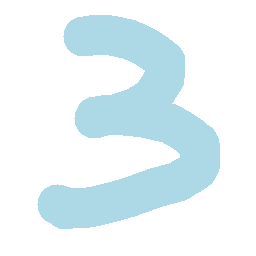
#> input picture CS534/first.bmp, 256 x 256 px
$ python -i feature_extraction.py   (imports and definitions only)   (Python 2 division)
#> lines starting #> are read from the running program, lines starting #| are printed output that depends on the picture; after the words box and inside, x2 and y2 are one past the last pixel; in counts of white or black regions, pixels touching at a corner belong together
#-------------------------------------------------------------------------------
# Name:        feature extraction
# Purpose:
#
# Author:      Hongzhang
#
# Created:     19/04/2016
# Copyright:   (c) Administrator 2016
# Licence:     <your licence>
#-------------------------------------------------------------------------------
import copy
import numpy as np
import imageprocessing
from skimage import filter as ff, io
from skimage.morphology import skeletonize
from skimage.transform import resize


class feature_extraction(object):

    def __init__(self, imagedata):
        self.p = imagedata
        image_ratio = self.preprocessing()
        self.image = image_ratio[0]
        self.ratio = image_ratio[1]
        # print self.image.shape
        # print self.ratio

    def profiling(self):
        image = resize(self.image, (257, 257))
        edges = ff.canny(image)
        edges = skeletonize(edges)
        edges = edges.astype(int)
        edges = edges[1:256, 1:256]

        lt = self.feature_extraction_profiling(edges, 2, 5)
        profiling = lt.ravel()
        return np.append(profiling, [float(self.ratio)/10])

    def direction_skeleton(self):
        edges = ff.canny(self.image)
        edges = skeletonize(edges)
        edges = edges.astype(int)
        edges = edges[1:251, 1:251]
        zones = self.zoning(edges)
        for i in zones:
            self.line_segmentation(i)
        direction = self.direction_transfer(self.count_common(zones))

        return np.append(direction, [float(self.ratio)/10])

    def direction(self):
        edges = skeletonize(self.image)
        edges = edges.astype(int)
        edges = edges[1:251, 1:251]
        zones = self.zoning(edges)
        for i in zones:
            self.line_segmentation(i)
        direction = self.direction_transfer(self.count_common(zones))

        return np.append(direction, [float(self.ratio)/10])
        # return self.count_common(zones)

    def density(self):
        density = []
        zones = self.zoning(self.image)
        for k in zones:
            count = 0
            for i in range(k.shape[0]):
                for j in range(k.shape[1]):
                    if k[i][j] != 0:
                        count += 1
            density.append(float(count)/(k .shape[0]*k.shape[1]))
        return np.append(density, [float(self.ratio)/10])

    def combine_p_ds(self):
        return np.concatenate((self.profiling(), np.array(self.direction_skeleton())))

    def combine_p_d(self):
        return np.concatenate((self.profiling(), np.array(self.direction())))

    def combine_p_density(self):
        return np.concatenate((self.profiling(), np.array(self.density())))

    def combine_all(self):
        return np.concatenate((self.profiling(), np.array(self.density()),np.array(self.direction())))

    def combine_alls(self):
        return np.concatenate((self.profiling(), np.array(self.density()), np.array(self.direction_skeleton())))

    def combine_dd(self):
        return np.concatenate((np.array(self.density()), np.array(self.direction())))

    def count_common(self,zones):
        direction_feature = []
        for i in zones:
            num_2 = list(i.ravel()).count(2)
            num_3 = list(i.ravel()).count(3)
            num_4 = list(i.ravel()).count(4)
            num_5 = list(i.ravel()).count(5)
            list_a = [(num_2,2), (num_3,3), (num_4,4), (num_5,5)]
            list_a.sort()
            if list_a[3][0] != 0:
                direction_feature.append(list_a[3][1])
            else:
                direction_feature.append(0)
            if list_a[2][0] != 0:
                direction_feature.append(list_a[2][1])
            else:
                direction_feature.append(0)
        return direction_feature

    def direction_transfer(self, direction_feature):
        direction = np.zeros(len(direction_feature)*4)
        for i in range(len(direction_feature)):
            if direction_feature[i] == 2:
                direction[4*i] = 1
            if direction_feature[i] == 3:
                direction[4 * i + 1] = 1
            if direction_feature[i] == 4:
                direction[4 * i + 2] = 1
            if direction_feature[i] == 5:
                direction[4 * i + 3] = 1
        return direction

    def preprocessing(self):
        p = resize(self.p, (256, 256))
        image = np.zeros(shape=(258, 258))
        image[1:257, 1:257] = p
        image_ratio = self.universe(image)
        image = image_ratio[0]
        ratio = image_ratio[1]
        image = resize(image, (252, 252))
        return image, ratio

    def universe(self, image):
        up = 0
        bottom = 0
        right = 0
        left = 0

        for i in range(256):
            for j in range(256):
                if image[i][j] != 0:
                    bottom = i
                    break
        i = 0
        j = 0
        for i in reversed(range(256)):
            for j in range(256):
                if image[i][j] != 0:
                    up = i
                    break
        i = 0
        j = 0
        for j in range(256):
            for i in range(256):
                if image[i][j] != 0:
                    right = j
                    break
        i = 0
        j = 0
        for j in reversed(range(256)):
            for i in range(256):
                if image[i][j] != 0:
                    left = j
                    break
        up = up-1
        bottom = bottom+2
        left = left-1
        right = right +2
        crop_image = image[up: bottom, left:right]
        if bottom - up >= right - left:
            a = bottom - up
            result_image = np.zeros(shape=(a,a))
            result_image[0: result_image.shape[0], (a - crop_image.shape[1])/2: (a - crop_image.shape[1])/2+crop_image.shape[1]] = crop_image
        if right - left > bottom - up:
            b = right - left
            result_image = np.zeros(shape=(b, b))
            result_image[(b - crop_image.shape[0])/2: (b - crop_image.shape[0])/2+crop_image.shape[0], 0: result_image.shape[0]] = crop_image
        ratio = float(bottom - up)/(right - left)
        return result_image, ratio

    def zoning(self, image):
        zone_parts = []

        a = image.shape[0] / 3
        b = image.shape[1] / 3

        zone_parts.append(image[0:a, 0:b])
        zone_parts.append(image[0:a, b:2 * b])
        zone_parts.append(image[0:a, 2 * b:image.shape[1]])
        zone_parts.append(image[a:2 * a, 0:b])
        zone_parts.append(image[a:2 * a, b:2 * b])
        zone_parts.append(image[a:2 * a, 2 * b:image.shape[1]])
        zone_parts.append(image[2 * a:image.shape[0], 0:b])
        zone_parts.append(image[2 * a:image.shape[0], b:2 * b])
        zone_parts.append(image[2 * a:image.shape[0], 2 * b:image.shape[1]])
        return zone_parts

    def check_state(self, image, x, y):
        if image[y][x] == 0:
            return None
        adajacent = [((x - 1, y - 1), 1), ((x, y - 1), 2), ((x + 1, y - 1), 3), ((x - 1, y), 4), ((x + 1, y), 6),
                     ((x - 1, y + 1), 7), ((x, y + 1), 8), ((x + 1, y + 1), 9)]
        neighbor_count = 0
        neigbbor_label = []
        for i in range(len(adajacent)):
            if 0 <= adajacent[i][0][0] < image.shape[1] and 0 <= adajacent[i][0][1] < image.shape[0]:
                if image[adajacent[i][0][1]][adajacent[i][0][0]] != 0:
                    neighbor_count += 1
                    neigbbor_label.append(adajacent[i][1])

        if neighbor_count == 1:
            return 'stater'

        elif neighbor_count == 2:
            return 'normal'

        elif neighbor_count == 3:
            if neigbbor_label == [1, 9, 7] or neigbbor_label == [1, 9, 3] or neigbbor_label == [3, 7, 1] or neigbbor_label == [3, 7, 9] or neigbbor_label == [4, 6, 2] or neigbbor_label == [4, 6, 8] or neigbbor_label == [2, 8, 4] or neigbbor_label == [2, 8, 6]:
                return 'intersection'

        elif neighbor_count == 4:
            for i in neigbbor_label:
                if i == 1:
                    if 2 not in neigbbor_label and 4 not in neigbbor_label:
                        return 'intersection'
                if i == 2:
                    if 1 not in neigbbor_label and 3 not in neigbbor_label:
                        return 'intersection'
                if i == 3:
                    if 2 not in neigbbor_label and 6 not in neigbbor_label:
                        return 'intersection'
                if i == 4:
                    if 1 not in neigbbor_label and 7 not in neigbbor_label:
                        return 'intersection'
                if i == 6:
                    if 3 not in neigbbor_label and 9 not in neigbbor_label:
                        return 'intersection'
                if i == 7:
                    if 4 not in neigbbor_label and 8 not in neigbbor_label:
                        return 'intersection'
                if i == 8:
                    if 7 not in neigbbor_label and 9 not in neigbbor_label:
                        return 'intersection'
                if i == 9:
                    if 6 not in neigbbor_label and 8 not in neigbbor_label:
                        return 'intersection'
        elif neighbor_count >= 5:
            return 'intersection'

    def traverse(self, image, intersection, x, y, minor, direction):
        # print "x,y,direction:", x,y,direction
        adajacent = [((x - 1, y - 1), 5), ((x, y - 1), 2), ((x + 1, y - 1), 3), ((x - 1, y), 4), ((x + 1, y), 4),
                     ((x - 1, y + 1), 3), ((x, y + 1), 2), ((x + 1, y + 1), 5)]
        neighbor_count = 0
        neighbors = []
        image[y][x] = direction
        # print image[y][x]
        count = 0
        new_x = -1
        new_y = -1

        for i in range(len(adajacent)):
            if 0 <= adajacent[i][0][0] < image.shape[1] and 0 <= adajacent[i][0][1] < image.shape[0]:
                if image[adajacent[i][0][1]][adajacent[i][0][0]] != 0:
                    neighbor_count += 1
                    neighbors.append(adajacent[i])

        if (x, y) in intersection:
            for j in neighbors:
                if image[j[0][1]][j[0][0]] == 1:
                    minor.append((j[0][0], j[0][1]))
                    return
        # print neigbbors
        for x in neighbors:
            if x[1] != direction and image[x[0][1]][x[0][0]] == 1:
                minor.append((x[0][0], x[0][1]))
            if x[1] == direction:
                count += 1

                if image[x[0][1]][x[0][0]] == 1:
                    image[x[0][1]][x[0][0]] = direction
                    new_x = x[0][0]
                    new_y = x[0][1]
        if count == 1:
            return
        if new_x == -1 or new_y == -1:
            # print x
            return
        self.traverse(image, intersection, new_x, new_y, minor, direction)

        if neighbor_count == 1:
            image[adajacent[i][0][1]][adajacent[i][0][0]] == direction
            return

    def find_line(self, image, staters, minor_staters, intersection):
        # print staters

        for a in staters:

            x = a[0]
            y = a[1]

            # print (x,y)

            next_x = -1
            next_y = -1
            adajacent = [((x - 1, y - 1), 5), ((x, y - 1), 2), ((x + 1, y - 1), 3), ((x - 1, y), 4), ((x + 1, y), 4),
                         ((x - 1, y + 1), 3), ((x, y + 1), 2), ((x + 1, y + 1), 5)]
            for i in range(len(adajacent)):
                if 0 <= adajacent[i][0][0] < image.shape[1] and 0 <= adajacent[i][0][1] < image.shape[0]:
                    if image[adajacent[i][0][1]][adajacent[i][0][0]] > 1:
                        back = adajacent[i][1]
                    if image[adajacent[i][0][1]][adajacent[i][0][0]] == 1:
                        next_x = adajacent[i][0][0]
                        next_y = adajacent[i][0][1]
                        direction = adajacent[i][1]
                        break
            if next_x == -1 or next_y == -1:
                image[y][x] = back

                continue
            # print next_x, next_y,direction
            image[y][x] = direction
            self.traverse(image, intersection, next_x, next_y, minor_staters, direction)

    def line_segmentation(self, image):
        staters = []
        intersection = []
        minor_staters = []

        for i in range(image.shape[0]):
            for j in range(image.shape[1]):
                pixel_type = self.check_state(image, j, i)

                if pixel_type == 'stater':
                    staters.append((j, i))

                if pixel_type == 'intersection':
                    intersection.append((j, i))

        self.find_line(image, staters, minor_staters, intersection)
        minor_staters = set(minor_staters)
        minor_staters = list(minor_staters)

        while len(minor_staters):
            staters = copy.deepcopy(minor_staters)
            del minor_staters[:]

            self.find_line(image, staters, minor_staters, intersection)
            minor_staters = set(minor_staters)
            minor_staters = list(minor_staters)

    def feature_extraction_profiling(self, image, max, samples):

        lt_lr = np.zeros(shape=(image.shape[0], max))

        left_to_right = np.zeros(shape=(image.shape[0] / samples, max))

        lt_rl = np.zeros(shape=(image.shape[0], max))

        right_to_left = np.zeros(shape=(image.shape[0] / samples, max))

        lt_td = np.zeros(shape=(image.shape[1], max))

        top_to_down = np.zeros(shape=(image.shape[1] / samples, max))

        lt_dt = np.zeros(shape=(image.shape[1], max))

        down_to_top = np.zeros(shape=(image.shape[1] / samples, max))

        for i in range(image.shape[0]):
            n = 0
            for j in range(image.shape[1]):
                if j - 1 >= 0:
                    if image[i][j] == 1 and image[i][j - 1] != 1:
                        if n < max:
                            lt_lr[i][n] = float(j) / image.shape[1]
                            n += 1
        a = 0
        b = 0
        while a + samples <= 250:
            left_to_right[b] = np.mean(lt_lr[a:a + samples], axis=0)
            a += samples
            b += 1

        i = 0
        j = 0
        for i in range(image.shape[0]):
            n = 0
            for j in reversed(range(image.shape[1])):
                if j + 1 < image.shape[1]:
                    if image[i][j] == 1 and image[i][j + 1] != 1:
                        if n < max:
                            lt_rl[i][n] = float(j) / image.shape[1]
                            n += 1
        a = 0
        b = 0
        while a + samples <= 250:
            right_to_left[b] = np.mean(lt_rl[a:a + samples], axis=0)
            a += samples
            b += 1

        i = 0
        j = 0
        for i in range(image.shape[1]):
            n = 0
            for j in range(image.shape[0]):
                if j - 1 >= 0:
                    if image[j][i] == 1 and image[j - 1][i] != 1:
                        if n < max:
                            lt_td[i][n] = float(j) / image.shape[0]
                            n += 1
        a = 0
        b = 0
        while a + samples <= 150:
            top_to_down[b] = np.mean(lt_td[a:a + samples], axis=0)
            a += samples
            b += 1

        i = 0
        j = 0
        for i in range(image.shape[1]):
            n = 0
            for j in reversed(range(image.shape[0])):
                if j + 1 < image.shape[0]:
                    if image[j][i] == 1 and image[j + 1][i] != 1:
                        if n < max:
                            lt_dt[i][n] = float(j) / image.shape[0]
                            n += 1
        a = 0
        b = 0
        while a + samples <= 150:
            down_to_top[b] = np.mean(lt_dt[a:a + samples], axis=0)
            a += samples
            b += 1

        # return lt_td
        return np.concatenate((left_to_right, right_to_left, top_to_down, down_to_top))


#asd = feature_extraction("trainningdata/6-0.bmp")
# asds= asd.zoning(asd.image)
#
# io.imshow(asd.image)
# io.show()


# # # print asd.density()
# # # np.savetxt('33',asd.direction(),fmt='%d')
# # # print type(asd.profiling())
# # # print type(asd.direction_skeleton())
# np.savetxt('profiling',asd.profiling(),fmt='%f')
# # np.savetxt('direction_skeleton',asd.direction_skeleton(),fmt='%f')
# np.savetxt('direction', asd.direction(), fmt='%f')
# np.savetxt('density',asd.density(),fmt='%f')
# # np.savetxt('combine_pd',asd.combine_p_d(),fmt='%f')
# # np.savetxt('combine_pden',asd.combine_p_density(),fmt='%f')
# # np.savetxt('combine_pds',asd.combine_p_ds(),fmt='%f')
# np.savetxt('combine_all',asd.combine_all(),fmt='%f')

>>> import cv2
>>> picture = cv2.imread('first.bmp', cv2.IMREAD_GRAYSCALE)
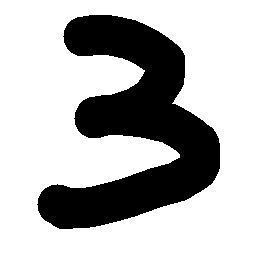
#> picture: shape (256, 256); values 205 (black) and 255 (white), 71.5% white; 1 black region, box (x1, y1, x2, y2) and area: (37, 15, 220, 229) 18704
>>> result = feature_extraction(picture).combine_p_ds()
#> in preprocessing, `image[1:257, 1:257] = p`:
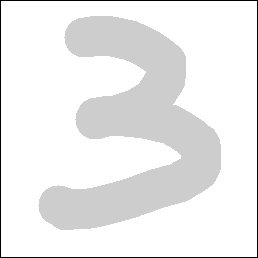
#> image: shape (258, 258) float64; min 0, max 1, mean 0.929
#> in preprocessing, `ratio = image_ratio[1]`: ratio = 1
#> in profiling, `edges = ff.canny(image)`: edges: shape (257, 257) bool; 2.3% white in thin lines or dots
#> in profiling, `edges = skeletonize(edges)`:
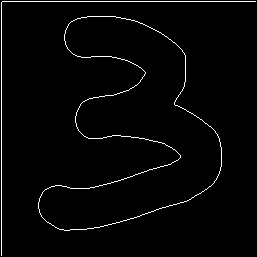
#> edges: shape (257, 257) bool; 2.1% white in thin lines or dots
#> in profiling, `edges = edges.astype(int)`: edges: shape (257, 257) int64; values 0 (black) and 1 (white), 2.1% white in thin lines or dots
#> in profiling, `edges = edges[1:256, 1:256]`:
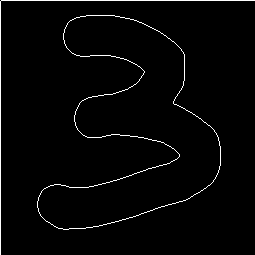
#> edges: shape (255, 255) int64; values 0 (black) and 1 (white), 2.2% white in thin lines or dots
#> in profiling, `lt = self.feature_extraction_profiling(edges, 2, 5)`: lt = 204 pairs, first value 0 to 0.897, second value 0 to 0.891
#> in profiling, `profiling = lt.ravel()`: profiling = 408 values, max 0.897 at index 332, min 0 at index 1, mean 0.349
#> in direction_skeleton, `edges = ff.canny(self.image)`:
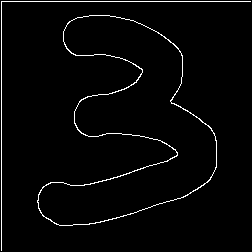
#> edges: shape (252, 252) bool; 2.4% white in thin lines or dots
#> in direction_skeleton, `edges = skeletonize(edges)`:
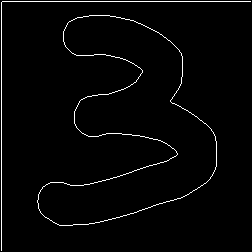
#> edges: shape (252, 252) bool; 2.2% white in thin lines or dots
#> in direction_skeleton, `edges = edges[1:251, 1:251]`:
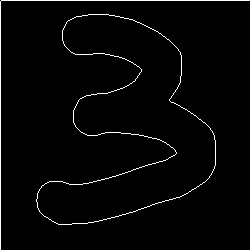
#> edges: shape (250, 250) int64; values 0 (black) and 1 (white), 2.2% white in thin lines or dots
#> in direction_skeleton, `zones = self.zoning(edges)`: zones = 9 items
#> the loop in direction_skeleton, `for i in zones:` made 9 passes
#> the loop in count_common, `for i in zones:` made 9 passes
#> the loop in direction_transfer, `for i in range(len(direction_feature)):` made 18 passes
